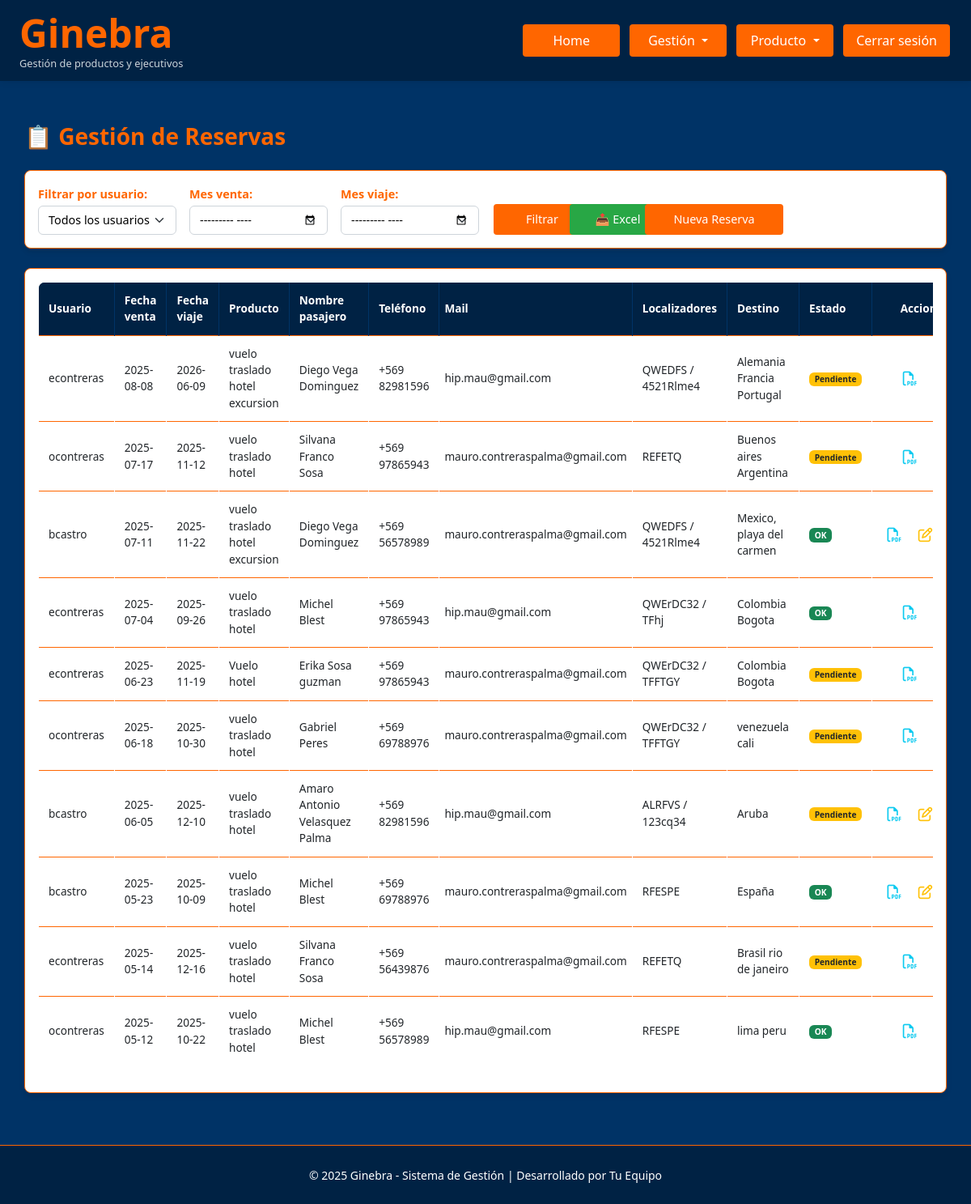
/admin/reservas (signed in), run on an earlier commit of the app's database.
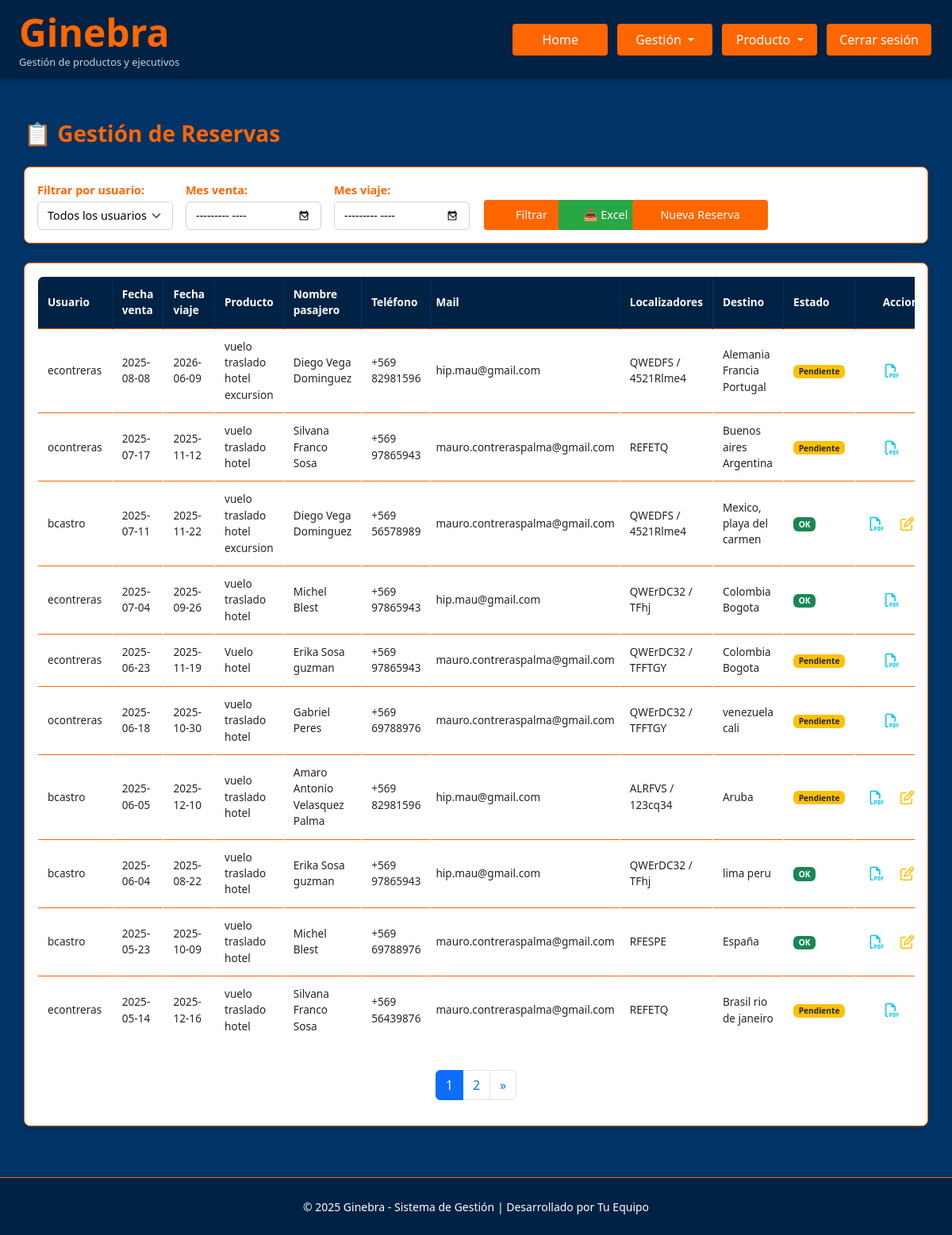
And on a later commit of the database.
### Ginebra.py (models this page shows, shortened)
class Reserva(db.Model):
    id = db.Column(db.Integer, primary_key=True)
    usuario_id = db.Column(db.Integer, db.ForeignKey('usuario.id'), nullable=False)
    fecha_viaje = db.Column(db.Date, nullable=True, index=True)
    fecha_venta = db.Column(db.Date, nullable=True, index=True)
    producto = db.Column(db.String(100), index=True)
    modalidad_pago = db.Column(db.String(100), index=True)
    nombre_pasajero = db.Column(db.String(100), index=True)
    telefono_pasajero = db.Column(db.String(100), index=True)
    mail_pasajero = db.Column(db.String(100), index=True)
    precio_venta_total = db.Column(db.Numeric(12,2), default=Decimal('0.00'), index=True)
    precio_venta_neto = db.Column(db.Numeric(12,2), default=Decimal('0.00'), index=True)
    hotel_neto = db.Column(db.Numeric(12,2), default=Decimal('0.00'), index=True)
    vuelo_neto = db.Column(db.Numeric(12,2), default=Decimal('0.00'), index=True)
    traslado_neto = db.Column(db.Numeric(12,2), default=Decimal('0.00'), index=True)
    seguro_neto = db.Column(db.Numeric(12,2), default=Decimal('0.00'), index=True)
    circuito_neto = db.Column(db.Numeric(12,2), default=Decimal('0.00'), index=True)
    crucero_neto = db.Column(db.Numeric(12,2), default=Decimal('0.00'), index=True)
    excursion_neto = db.Column(db.Numeric(12,2), default=Decimal('0.00'), index=True)
    paquete_neto = db.Column(db.Numeric(12,2), default=Decimal('0.00'), index=True)
    ganancia_total =  db.Column(db.Numeric(12,2), default=Decimal('0.00'), index=True)
    comision_ejecutivo = db.Column(db.Numeric(12,2), default=Decimal('0.00'), index=True)
    comision_agencia = db.Column(db.Numeric(12,2), default=Decimal('0.00'), index=True)
    bonos = db.Column(db.Numeric(12,2), default=Decimal('0.00'), index=True)
    localizadores = db.Column(db.Text, nullable=True)
    nombre_ejecutivo = db.Column(db.String(100), index=True)
    correo_ejecutivo = db.Column(db.String(100), index=True)
    destino = db.Column(db.String(100))
    comentarios = db.Column(db.Text, nullable=True)
    comprobante_venta = db.Column(db.String(200))
    comprobante_pdf = db.Column(db.LargeBinary)
    estado_pago = db.Column(db.Enum(*ESTADO_PAGO_OPTIONS, name='estado_pago_reserva'), default='No Pagado')
    venta_cobrada = db.Column(db.Enum(*VENTA_COBRADA_OPTIONS, name='venta_cobrada_options'), default='No Cobrada')
    venta_emitida = db.Column(db.Enum(*VENTA_EMITIDA_OPTIONS, name='venta_emitida_options'), default='No Emitida')
    usuario = db.relationship('Usuario', backref=db.backref('reservas', lazy=True))
    empresa_id = db.Column(db.Integer, db.ForeignKey('empresa.id'), nullable=True)
    empresa = db.relationship('Empresa', backref=db.backref('reservas', lazy=True))

class Usuario(UserMixin, db.Model):
    id = db.Column(db.Integer, primary_key=True)
    username = db.Column(db.String(150), unique=True, nullable=False, index=True)
    password_hash = db.Column(db.String(256), nullable=False)
    nombre = db.Column(db.String(150), index=True)
    apellidos = db.Column(db.String(150), index=True)
    rut = db.Column(db.String(12), unique=True, nullable=True, index=True)
    fecha_nacimiento = db.Column(db.Date, index=True)
    fecha_ingreso = db.Column(db.Date, index=True)
    telefono = db.Column(db.String(20), index=True)
    correo_personal = db.Column(db.String(150), index=True)
    correo = db.Column(db.String(150), unique=True, nullable=False, index=True)
    direccion = db.Column(db.String(250), index=True)
    comision = db.Column(db.Numeric(12,2), default=Decimal('0'), index=True)
    sueldo = db.Column(db.Numeric(12,2), default=Decimal('0'), index=True)
    estado = db.Column(db.Enum(*ESTADO_OPTIONS, name='estado_usuario'), default='Activo')
    rol = db.Column(db.Enum(*ROLES, name='roles'), nullable=False)
    empresa_id = db.Column(db.Integer, db.ForeignKey('empresa.id'), nullable=True)
    empresa = db.relationship('Empresa', backref=db.backref('usuarios', lazy=True))
    @property
    def password(self):
        """No permite leer la contraseña directamente."""
        raise AttributeError('No se puede leer la contraseña')

### Ginebra.py (the view)
@app.route('/admin/reservas')
@login_required
@rol_required('admin', 'master', 'controling', 'ejecutivo', 'analista')
def admin_reservas():
    empresa_param = request.args.get('empresa_id', '')
    usuario_param = request.args.get('usuario_id', '')
    fecha_venta_param = request.args.get('fecha_venta', '')
    fecha_viaje_param = request.args.get('fecha_viaje', '')
    page = request.args.get('page', 1, type=int)
    per_page = 10
    query = Reserva.query.join(Usuario)
    if current_user.rol in ['ejecutivo', 'analista']:
        query = query.filter(Reserva.usuario_id == current_user.id)
    elif current_user.rol == 'controling':
        query = query.filter(Usuario.empresa_id == current_user.empresa_id)
    selected_empresa_id = empresa_param
    if empresa_param and current_user.rol in ['master', 'admin']:
        query = query.filter(Usuario.empresa_id == int(empresa_param))
    selected_usuario_id = usuario_param
    if usuario_param and current_user.rol in ['master', 'admin', 'controling']:
        query = query.filter(Reserva.usuario_id == int(usuario_param))
    selected_fecha_venta = fecha_venta_param
    if fecha_venta_param:
        year, month = map(int, fecha_venta_param.split('-'))
        query = query.filter(db.extract('year', Reserva.fecha_venta) == year,
                             db.extract('month', Reserva.fecha_venta) == month)
    selected_fecha_viaje = fecha_viaje_param
    if fecha_viaje_param:
        year, month = map(int, fecha_viaje_param.split('-'))
        query = query.filter(db.extract('year', Reserva.fecha_viaje) == year,
                             db.extract('month', Reserva.fecha_viaje) == month)
    empresas = []
    usuarios = []
    if current_user.rol in ['master', 'admin']:
        empresas = Empresa.query.all()
        usuarios = Usuario.query.order_by(Usuario.nombre, Usuario.apellidos).all()
    elif current_user.rol == 'controling':
        usuarios = Usuario.query.filter(Usuario.empresa_id == current_user.empresa_id).order_by(Usuario.nombre, Usuario.apellidos).all()
    reservas = query.order_by(Reserva.fecha_venta.desc()).paginate(
        page=page, per_page=per_page, error_out=False
    )
    return render_template('admin_reservas.html',
                         reservas=reservas,
                         empresas=empresas,
                         usuarios=usuarios,
                         selected_empresa_id=selected_empresa_id,
                         selected_usuario_id=selected_usuario_id,
                         selected_fecha_venta=selected_fecha_venta,
                         selected_fecha_viaje=selected_fecha_viaje)

### templates/admin_reservas.html (shortened to what this page needs)
{% extends "base.html" %}
{% block extra_css %}
<link rel="stylesheet" href="{{ url_for('static', filename='contabilidad_empresas.css') }}">
{% endblock %}
{% block content %}
<div class="container" style="margin-top: 120px;">
  <div class="d-flex justify-content-between align-items-center mb-4">
    <h3 class="mb-0">📋 Gestión de Reservas</h3>
  </div>
  <div class="card mb-4">
    <div class="card-body">
      <form method="GET" class="row g-3 align-items-end">
        {% if current_user.rol in ['master', 'admin', 'controling'] %}
        <div class="col-md-2">
          <label for="usuario_id" class="form-label">Filtrar por usuario:</label>
          <select class="form-select" id="usuario_id" name="usuario_id">
            <option value="">Todos los usuarios</option>
          </select>
        </div>
        {% endif %}
        <div class="col-md-2">
          <label for="fecha_venta" class="form-label">Mes venta:</label>
          <input type="month" class="form-select" id="fecha_venta" name="fecha_venta"
                 value="{{ selected_fecha_venta or '' }}">
        </div>
        <div class="col-md-2">
          <label for="fecha_viaje" class="form-label">Mes viaje:</label>
          <input type="month" class="form-select" id="fecha_viaje" name="fecha_viaje"
                 value="{{ selected_fecha_viaje or '' }}">
        </div>
        <div class="col-md-1">
          <button type="submit" class="btn btn-primary">Filtrar</button>
        </div>
        <div class="col-md-1">
          <a href="{{ url_for('exportar_reservas_admin', empresa_id=selected_empresa_id, usuario_id=selected_usuario_id, fecha_venta=selected_fecha_venta, fecha_viaje=selected_fecha_viaje) }}" class="btn btn-success w-100">📤 Excel</a>
        </div>
        <div class="col-md-2">
          <a href="{{ url_for('gestionar_reservas') }}" class="btn btn-custom w-100">Nueva Reserva</a>
        </div>
      </form>
    </div>
  </div>
  <div class="card">
    <div class="card-body">
      {% if reservas.items %}
      <div class="table-responsive">
        <table class="table table-bordered table-hover text-white align-middle w-100 tabla-reservas-peq">
          <thead>
            <tr>
              <th>Usuario</th>
              <th>Fecha venta</th>
              <th>Fecha viaje</th>
              <th>Producto</th>
              <th>Nombre pasajero</th>
              <th>Teléfono</th>
              <th class="mail-col">Mail</th>
              <th>Localizadores</th>
              <th>Destino</th>
              <th>Estado</th>
              <th class="text-center">Acciones</th>
            </tr>
          </thead>
          <tbody>
            {% for reserva in reservas.items %}
            <tr>
              <td>{{ reserva.usuario.username if reserva.usuario else 'Sin usuario' }}</td>
              <td>{{ reserva.fecha_venta.strftime('%Y-%m-%d') if reserva.fecha_venta else '-' }}</td>
              <td>{{ reserva.fecha_viaje.strftime('%Y-%m-%d') if reserva.fecha_viaje else '-' }}</td>
              <td>{{ reserva.producto or '-' }}</td>
              <td>{{ reserva.nombre_pasajero or '-' }}</td>
              <td>{{ reserva.telefono_pasajero or '-' }}</td>
              <td class="mail-col">{{ reserva.mail_pasajero or '-' }}</td>
              <td>{{ reserva.localizadores or '-' }}</td>
              <td>{{ reserva.destino or '-' }}</td>
              <td>
                {% if reserva.estado_pago == 'Pagado' and reserva.venta_cobrada == 'Cobrada' and reserva.venta_emitida == 'Emitida' %}
                  <span class="badge bg-success">OK</span>
                {% else %}
                  <span class="badge bg-warning text-dark">Pendiente</span>
                {% endif %}
              </td>
              <td class="text-center">
                <div class="d-inline-flex gap-2">
                  {% if reserva.comprobante_venta %}
                    <a href="{{ url_for('descargar_comprobante', reserva_id=reserva.id) }}" target="_blank" title="Ver PDF" class="icon-action text-info">
                      <i class="fa-regular fa-file-pdf"></i>
                    </a>
                  {% endif %}
                  {% if current_user.rol in ['admin', 'master'] or reserva.usuario_id == current_user.id %}
                    <a href="{{ url_for('gestionar_reservas', editar=reserva.id) }}" class="icon-action text-warning" title="Editar">
                      <i class="fa-regular fa-pen-to-square"></i>
                    </a>
                  {% endif %}
                  <form action="{{ url_for('eliminar_reserva', id=reserva.id) }}" method="post" class="d-inline" onsubmit="return confirm('¿Eliminar esta reserva?')" style="display:inline;">
                    <button type="submit" class="icon-action text-danger" title="Eliminar">
                    </button>
                  </form>
                </div>
              </td>
            </tr>
            {% endfor %}
          </tbody>
        </table>
      </div>
      {% if reservas.pages > 1 %}
      <nav aria-label="Page navigation" class="mt-3">
        <ul class="pagination justify-content-center">
          {% for page_num in reservas.iter_pages(left_edge=1, right_edge=1, left_current=2, right_current=2) %}
            {% if page_num %}
              <li class="page-item {% if reservas.page == page_num %}active{% endif %}">
                <a class="page-link" href="{{ url_for('admin_reservas', page=page_num, empresa_id=selected_empresa_id, usuario_id=selected_usuario_id, fecha_venta=selected_fecha_venta, fecha_viaje=selected_fecha_viaje) }}">{{ page_num }}</a>
              </li>
            {% else %}
              <li class="page-item disabled"><a class="page-link" href="#">...</a></li>
            {% endif %}
          {% endfor %}
          {% if reservas.has_next %}
          <li class="page-item">
            <a class="page-link" href="{{ url_for('admin_reservas', page=reservas.next_num, empresa_id=selected_empresa_id, usuario_id=selected_usuario_id, fecha_venta=selected_fecha_venta, fecha_viaje=selected_fecha_viaje) }}">&raquo;</a>
          </li>
          {% endif %}
        </ul>
      </nav>
      {% endif %}
      {% else %}
      <div class="text-center py-5">
        <p class="mb-0">No hay reservas que coincidan con los filtros seleccionados.</p>
        <a href="{{ url_for('gestionar_reservas') }}" class="btn btn-custom mt-3">Crear primera reserva</a>
      </div>
      {% endif %}
    </div>
  </div>
</div>
{% endblock %}

What changed in the data, as far as the page shows it:
no longer on this page (row unchanged): Reserva: usuario "ocontreras", fecha_venta "2025-05-12", fecha_viaje "2025-10-22", producto "vuelo traslado hotel", nombre_pasajero "Michel Blest", telefono_pasajero "+569 56578989", mail_pasajero "hip.mau@gmail.com", localizadores "RFESPE", destino "lima peru", estado_pago "OK"
added Reserva: usuario "bcastro", fecha_venta "2025-06-04", fecha_viaje "2025-08-22", producto "vuelo traslado hotel", nombre_pasajero "Erika Sosa guzman", telefono_pasajero "+569 97865943", mail_pasajero "hip.mau@gmail.com", localizadores "QWErDC32 / TFhj", destino "lima peru", estado_pago "OK"
Also different on the page:
new list line: "1"
new list line: "2"
